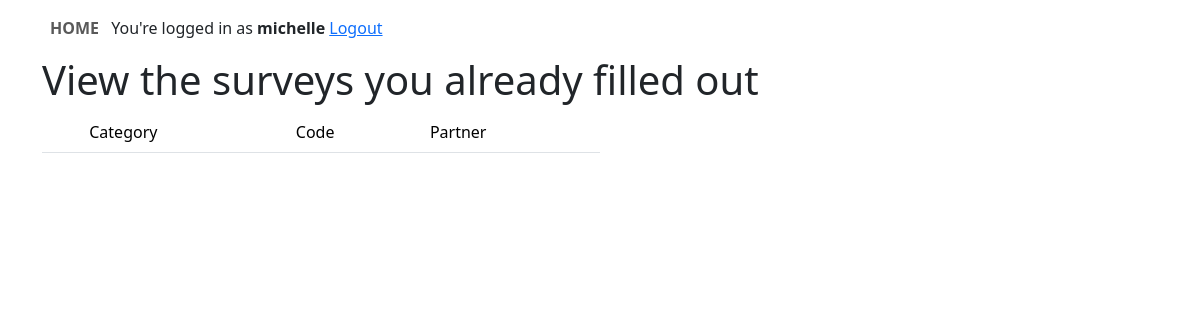
/surveys/resultlist (signed in), run on an earlier commit of the app's database.
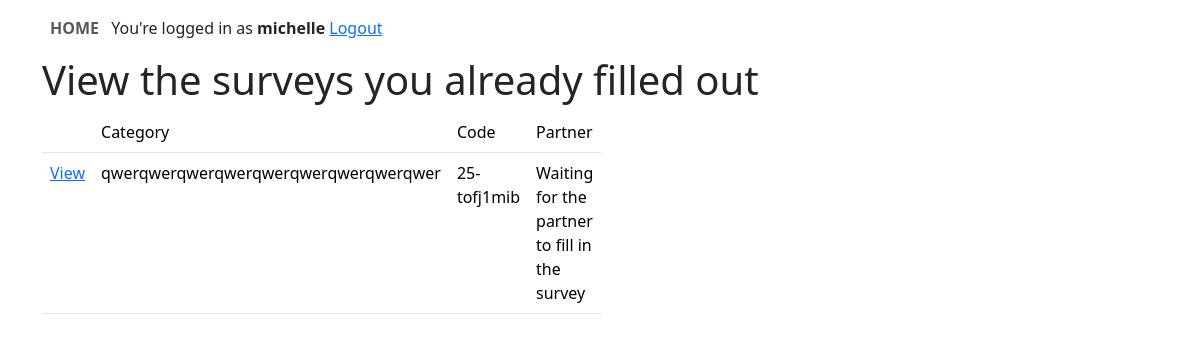
And on a later commit of the database.
### survey_app/models.py (models this page shows)
class Preference(models.Model):
    user = models.ForeignKey(User, related_name='preferences',on_delete=models.CASCADE)
    code = models.CharField(max_length=256)
    desire = models.ForeignKey(Desire, related_name='preferences', on_delete=models.CASCADE)
    answer = models.CharField(max_length=128) #yes, maybe, no

### desire_app/models.py (models this page shows, shortened)
class Desire(models.Model):
    desire_name = models.CharField(max_length=1024)
    category = models.ForeignKey(Category, related_name='category', on_delete=models.CASCADE)

class Category(models.Model):
    category_name = models.CharField(max_length=1024)
    def __str__(self):
        return self.category_name

### survey_app/views.py (the view)
# urls.py: path('resultlist', views.resultlist, name='resultlist'),
def resultlist(request):
    preferences = Preference.objects.filter(user = request.user)
    all_preferences = Preference.objects.all()
    codes = [p.code for p in preferences]
    codes = set(codes)
    codes = list(codes)
    context = {'preferences':preferences, 'codes':codes, 'all_preferences':all_preferences}
    return render(request, 'survey_app/resultlist.html', context)

### survey_app/templatetags/my_templates.py (called while the page is built)
@register.filter
def code(preferences, code):
    return preferences.filter(code=code)

@register.filter
def not_user(preferences, user):
    return preferences.filter(~Q(user=user))

### templates/survey_app/resultlist.html (shortened to what this page needs)
{% extends "base.html" %}
{% block bodyblock %}
{% load my_templates %}
<h1>View the surveys you already filled out</h1>
<table class='table w-50 table-hover'>
    <tr>
        <td></td>
        <td>Category</td>
        <td>Code</td>
        <td>Partner</td>
    </tr>
{% for code in codes  %}
    <tr>
        <td><a href=" {% url 'survey_app:results' code %}"> View
        </a> </td>
    <td>{%with preferences|code:code|first as current_p%}
        {{current_p.desire.category}}
    {% endwith %}
     </td>
    <td> {{code}} </td>
    <td>{%with all_preferences|code:code|not_user:user|first as current_p%}
        {% if current_p %}
            with <b>{{ current_p.user }}</b>
        {% else %}
            Waiting for the partner to fill in the survey
        {% endif %}
        {% endwith %} </td>
    </tr>
{% endfor %}
{% endblock bodyblock %}

### templates/base.html (shortened to what this page needs)
<!DOCTYPE html>
{% load static %}
<html lang="en">
<head>
    <link href="https://cdn.jsdelivr.net/npm/bootstrap@5.3.2/dist/css/bootstrap.min.css" rel="stylesheet">
</head>
<body>
    <nav class="navbar navbar-expand-lg navbar-static-top">
        <div class="container">
            <ul class="'nav navbar-nav">
                <li><a class='nav-link' href='{%url 'index'%}'><b>HOME</b></a></li>
            {% if user.is_authenticated %}
                <li>You're logged in as <b>{{user.username}}</b> <a class='navbar-link' href=" {% url "user_app:user_logout" %} ">Logout</a></li>
                {% else %}
               <li><a class='nav-link' href=" {% url "user_app:user_login" %} ">Login</a></li>
               <li><a class='nav-link' href='{%url 'user_app:register' %}'>Sign up</a></li>
            {% endif %}
            </ul>
        </div>
    </nav>
    <div class='container'>
    {% block bodyblock %}
    {% endblock %}
    </div>
</body>
</html>

### templates/base.html (style rules this page uses)
.navbar-nav { display: inline-block; }
.navbar-nav>li { display: inline-block; }

What changed in the data, as far as the page shows it:
added Preference: desire.category "qwerqwerqwerqwerqwerqwerqwerqwerqwer", codes "25-tofj1mib"
Also different on the page:
new list line: "View Waiting for the partner to fill in the survey"
